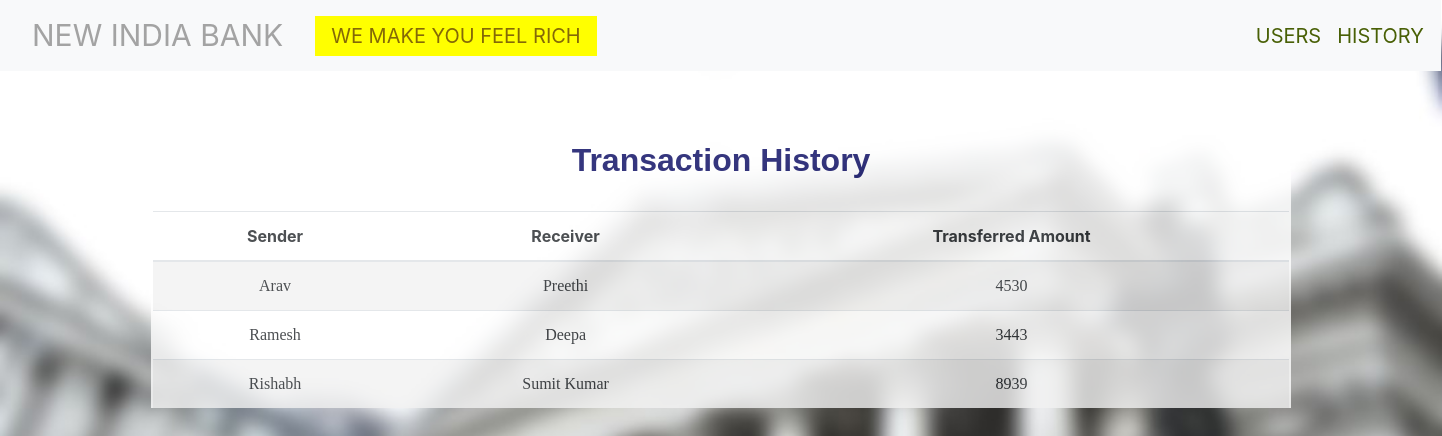
The app's page /transactionDetails.php with its own data.
### tables this page shows
CREATE TABLE `transaction` (
  `sender` varchar(50) NOT NULL,
  `receiver` varchar(50) NOT NULL,
  `credits` int(10) NOT NULL
);

### transactionDetails.php (the view, shortened to what this page needs)
<!DOCTYPE html>
<html lang="en">
<head>
   <link rel="stylesheet" href="https://stackpath.bootstrapcdn.com/bootstrap/4.5.2/css/bootstrap.min.css">
</head>
<body style=>
<header>
  <?php
  include 'navbar.php';
  ?>
        <div class="container" >
        <h2>Transaction History</h2>
       <br>
       <div class="table-responsive-sm">
    <table class=" table table-striped tabletext table-hover table-striped table-condensed " >
        <thead>
            <tr>
                <th>Sender</th>
                <th>Receiver</th>
                <th> Transferred Amount</th>
            </tr>
        </thead>
        <tbody>
        <?php
            include 'conf.php';
            $sql ="select * from transaction";
            $query =mysqli_query($conn, $sql);
            while($rows = mysqli_fetch_array($query))
            {
        ?>
            <tr>
            <td><?php echo $rows['sender']; ?></td>
            <td><?php echo $rows['receiver']; ?></td>
            <td><?php echo $rows['credits']; ?> </td>
        <?php
            }
        ?>
        </tbody>
    </table>
    </div>
</div>
</body>
</html>

### transactionDetails.php (style rules this page uses)
.container { padding-top: 20px; padding-left: 2px; padding-right: 2px; text-align: center; background: white; opacity:0.8; }
h2 { text-align: center; margin-top: 50px; font-family: sans-serif; color: #03045e; font-weight: bold; }
td { font-family: Comic Sans MS; }
body { background-image: url('10.jpg'); background-repeat: no-repeat; background-position: 0px 0px; background-size: cover; }

### records on screen
transaction: sender "Arav", receiver "Preethi", credits "4530"
transaction: sender "Ramesh", receiver "Deepa", credits "3443"
transaction: sender "Rishabh", receiver "Sumit Kumar", credits "8939"
